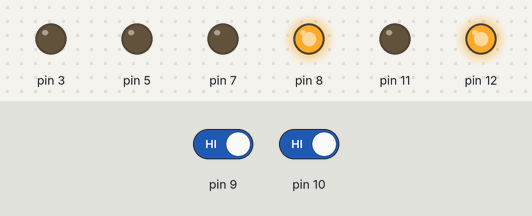
Bench run of a sketch on a simulated Arduino Uno, built with avr-gcc and run on an emulated ATmega328P. On the bench: output pins drawn as LEDs (lit = HIGH). The test bench sets the inputs (shaded band); at power-on: pin 9 HIGH, pin 10 HIGH.

Above: at 1.2 s.
1.3 s: pin 9 driven LOW
At 2.4 s:
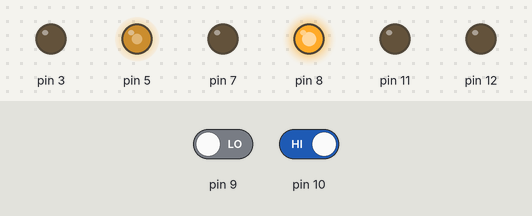
2.8 s: pin 10 driven LOW
At 3.5 s:
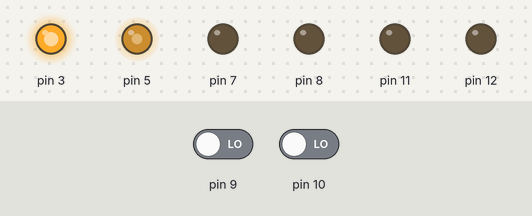
4.3 s: pin 9 driven HIGH
At 4.6 s:
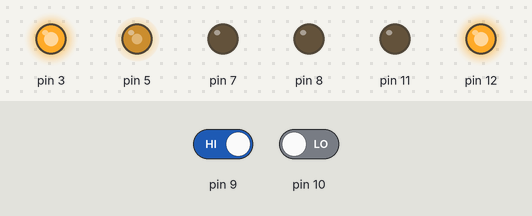
5.8 s: pin 10 driven HIGH
At 7.0 s:
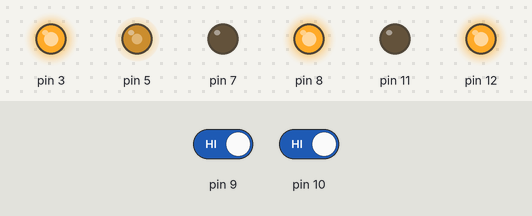
7.3 s: pin 9 driven LOW
At 8.1 s:
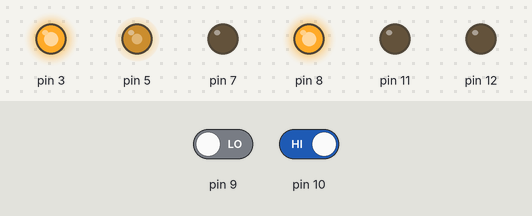
Timing chart, 0 to 9.8 s (numbered marks = the images above; inputs shaded):
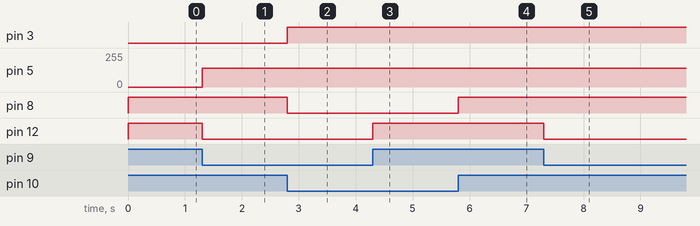

Measured:
- after the input at 1.3 s, pin 5: 0/255 → 140/255 at once; pin 12: HIGH → LOW at once
- after the input at 2.8 s, pin 3: LOW → HIGH at once; pin 8: HIGH → LOW at once
- after the input at 4.3 s, pin 12: LOW → HIGH at once
- after the input at 5.8 s, pin 8: LOW → HIGH at once
- after the input at 7.3 s, pin 12: HIGH → LOW at once

The sketch:

g_ver_1.0_m_nd_ir.ino
```cpp
//qq/gou_ver_1.0_com_m&i
void setup() {


pinMode(9,INPUT);
pinMode(10,INPUT);
pinMode(4,INPUT);
pinMode(7,OUTPUT);
pinMode(8,OUTPUT);
pinMode(3,OUTPUT);
pinMode(11,OUTPUT);
pinMode(12,OUTPUT);
pinMode(5,OUTPUT);

}

void start_mot_left()
{
  digitalWrite(7,LOW);
 digitalWrite(8,LOW);
 analogWrite(3,255);


  }
  void stop_mot_left()
  {
    digitalWrite(8,HIGH);
  }

void start_mot_right()
{
  digitalWrite(11,LOW);
 digitalWrite(12,LOW);
 analogWrite(5,140);

  }
  void stop_mot_right()
  {
    digitalWrite(12,HIGH);
  }
void loop() {

int i=digitalRead(10);
int j=digitalRead(9);


if((i==0)&&(j==0))
{ start_mot_left();
  start_mot_right();}
if(!(i==0)&&(j==0))
{  stop_mot_left();
   start_mot_right();
}
if((i==0)&&!(j==0))
{ start_mot_left();
  stop_mot_right();
  }
if(!(i==0)&&!(j==0))
{ stop_mot_left();

  stop_mot_right();}
}
```
